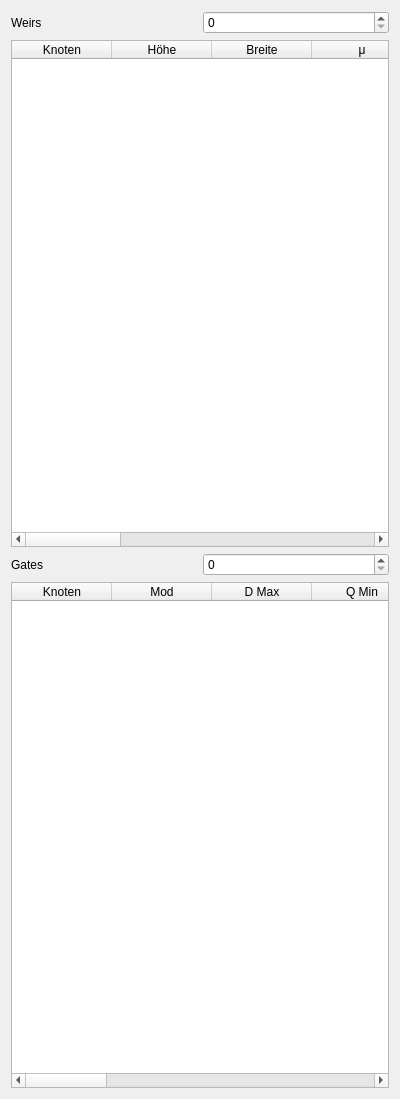
      <widget class="QWidget" name="page">
       <property name="geometry">
        <rect>
         <x>0</x>
         <y>0</y>
         <width>400</width>
         <height>1099</height>
        </rect>
       </property>
       <attribute name="label">
        <string>Wehre und Steuerbare Durchlässe</string>
       </attribute>
       <layout class="QGridLayout" name="gridLayout_30">
        <item row="4" column="0">
         <widget class="QLabel" name="label_41">
          <property name="text">
           <string>Gates</string>
          </property>
         </widget>
        </item>
        <item row="1" column="1">
         <widget class="QSpinBox" name="p_nweirs">
          <property name="maximum">
           <number>99999</number>
          </property>
         </widget>
        </item>
        <item row="1" column="0">
         <widget class="QLabel" name="label_40">
          <property name="text">
           <string>Weirs</string>
          </property>
         </widget>
        </item>
        <item row="2" column="0" colspan="2">
         <widget class="QTableWidget" name="p_weir_table">
          <property name="alternatingRowColors">
           <bool>true</bool>
          </property>
          <column>
           <property name="text">
            <string>Knoten</string>
           </property>
           <property name="toolTip">
            <string>Knoten Nummer</string>
           </property>
          </column>
          <column>
           <property name="text">
            <string>Höhe</string>
           </property>
           <property name="toolTip">
            <string>Höhe</string>
           </property>
          </column>
          <column>
           <property name="text">
            <string>Breite</string>
           </property>
           <property name="toolTip">
            <string>Breite</string>
           </property>
          </column>
          <column>
           <property name="text">
            <string>μ</string>
           </property>
           <property name="toolTip">
            <string>&lt;html&gt;&lt;head/&gt;&lt;body&gt;&lt;p&gt;μ &amp;lt;0: beliebiger Querschnitt&lt;/p&gt;&lt;p&gt;μ &amp;gt;0: Trapezquerschnitt mit Böschungsneigung links und rechts&lt;/p&gt;&lt;/body&gt;&lt;/html&gt;</string>
           </property>
          </column>
          <column>
           <property name="text">
            <string>wneil</string>
           </property>
           <property name="toolTip">
            <string>&lt;html&gt;&lt;head/&gt;&lt;body&gt;&lt;p&gt;wenn μ&amp;gt;0&lt;/p&gt;&lt;p&gt;&lt;br/&gt;&lt;/p&gt;&lt;p&gt;Trapezquerschnitt mit Böschungsneigung links&lt;/p&gt;&lt;/body&gt;&lt;/html&gt;</string>
           </property>
          </column>
          <column>
           <property name="text">
            <string>wneir</string>
           </property>
           <property name="toolTip">
            <string>&lt;html&gt;&lt;head/&gt;&lt;body&gt;&lt;p&gt;wenn μ&amp;gt;0&lt;/p&gt;&lt;p&gt;&lt;br/&gt;&lt;/p&gt;&lt;p&gt;Trapezquerschnitt mit Böschungsneigung rechts&lt;/p&gt;&lt;/body&gt;&lt;/html&gt;</string>
           </property>
          </column>
          <column>
           <property name="text">
            <string>iraus</string>
           </property>
           <property name="toolTip">
            <string>&lt;!DOCTYPE HTML PUBLIC &quot;-//W3C//DTD HTML 4.0//EN&quot; &quot;http://www.w3.org/TR/REC-html40/strict.dtd&quot;&gt;
&lt;html&gt;&lt;head&gt;&lt;meta name=&quot;qrichtext&quot; content=&quot;1&quot; /&gt;&lt;style type=&quot;text/css&quot;&gt;
p, li { white-space: pre-wrap; }
&lt;/style&gt;&lt;/head&gt;&lt;body style=&quot; font-family:'MS Shell Dlg 2'; font-size:8pt; font-weight:400; font-style:normal;&quot;&gt;
&lt;p style=&quot; margin-top:0px; margin-bottom:0px; margin-left:0px; margin-right:0px; -qt-block-indent:0; text-indent:0px;&quot;&gt;iraus = 0: Funktion ausgeschaltet&lt;/p&gt;
&lt;p style=&quot; margin-top:0px; margin-bottom:0px; margin-left:0px; margin-right:0px; -qt-block-indent:0; text-indent:0px;&quot;&gt;iraus = 1: &lt;span style=&quot; font-family:'Calibri,sans-serif';&quot;&gt;wird gesetzt, wenn das Wehr rausgeworfen werden darf (für den Fall ,dass es rückgestaut wird)&lt;/span&gt;&lt;/p&gt;&lt;/body&gt;&lt;/html&gt;</string>
           </property>
          </column>
          <column>
           <property name="text">
            <string>v2co</string>
           </property>
           <property name="toolTip">
            <string>&lt;html&gt;&lt;head/&gt;&lt;body&gt;&lt;p&gt;beiwert&lt;/p&gt;&lt;p&gt;&lt;br/&gt;&lt;/p&gt;&lt;/body&gt;&lt;/html&gt;</string>
           </property>
          </column>
          <column>
           <property name="text">
            <string>ccfak</string>
           </property>
           <property name="toolTip">
            <string>&lt;html&gt;&lt;head/&gt;&lt;body&gt;&lt;p&gt;wehr beiwert&lt;/p&gt;&lt;/body&gt;&lt;/html&gt;</string>
           </property>
          </column>
          <column>
           <property name="text">
            <string>HQ-Dat</string>
           </property>
           <property name="toolTip">
            <string>&lt;html&gt;&lt;head/&gt;&lt;body&gt;&lt;p&gt;Datei&lt;/p&gt;&lt;/body&gt;&lt;/html&gt;</string>
           </property>
          </column>
          <column>
           <property name="text">
            <string>View</string>
           </property>
          </column>
         </widget>
        </item>
        <item row="5" column="0" colspan="2">
         <widget class="QTableWidget" name="p_gate_table">
          <property name="alternatingRowColors">
           <bool>true</bool>
          </property>
          <column>
           <property name="text">
            <string>Knoten</string>
           </property>
          </column>
          <column>
           <property name="text">
            <string>Mod</string>
           </property>
           <property name="toolTip">
            <string>&lt;html&gt;&lt;head/&gt;&lt;body&gt;&lt;p&gt;Wenn Gate openning &amp;gt; Maximum Depth:&lt;/p&gt;&lt;p&gt;wenn Mod= 'N' wird Schützöffnung nachgeführt, so dass&lt;/p&gt;&lt;p&gt;das Schütz immer leicht eingetaucht ist.&lt;/p&gt;&lt;p&gt;wenn Mod= 'DE' wird QCHECK mit Energiedifferenz berechnet.&lt;/p&gt;&lt;p&gt;wenn Mod = 'DW' wird mit Wasserspiegeldifferenz gerechnet.&lt;/p&gt;&lt;/body&gt;&lt;/html&gt;</string>
           </property>
          </column>
          <column>
           <property name="text">
            <string>D Max</string>
           </property>
           <property name="toolTip">
            <string>&lt;html&gt;&lt;head/&gt;&lt;body&gt;&lt;p&gt;Maximale Durchlassöffnung für den ersten Durchlass [m], bleibt die Öffnung konstant, so ist dieser Wert mit negativem Vorzeichen anzugeben&lt;/p&gt;&lt;/body&gt;&lt;/html&gt;</string>
           </property>
          </column>
          <column>
           <property name="text">
            <string>Q Min</string>
           </property>
           <property name="toolTip">
            <string>&lt;html&gt;&lt;head/&gt;&lt;body&gt;&lt;p&gt;Q Min, &lt;/p&gt;&lt;p&gt;Default: 0.010&lt;/p&gt;&lt;/body&gt;&lt;/html&gt;</string>
           </property>
          </column>
          <column>
           <property name="text">
            <string>Q Max</string>
           </property>
           <property name="toolTip">
            <string>&lt;html&gt;&lt;head/&gt;&lt;body&gt;&lt;p&gt;Q Max,&lt;/p&gt;&lt;p&gt;Default: -0.010&lt;/p&gt;&lt;/body&gt;&lt;/html&gt;</string>
           </property>
          </column>
          <column>
           <property name="text">
            <string>Tol</string>
           </property>
           <property name="toolTip">
            <string>&lt;html&gt;&lt;head/&gt;&lt;body&gt;&lt;p&gt;Tol,&lt;/p&gt;&lt;p&gt;Default: 0.05&lt;/p&gt;&lt;/body&gt;&lt;/html&gt;</string>
           </property>
          </column>
          <column>
           <property name="text">
            <string>μ</string>
           </property>
           <property name="toolTip">
            <string>&lt;html&gt;&lt;head/&gt;&lt;body&gt;&lt;p&gt;mue,&lt;/p&gt;&lt;p&gt;Default: 0.75&lt;/p&gt;&lt;/body&gt;&lt;/html&gt;</string>
           </property>
          </column>
          <column>
           <property name="text">
            <string>Gatmin</string>
           </property>
           <property name="toolTip">
            <string>&lt;html&gt;&lt;head/&gt;&lt;body&gt;&lt;p&gt;Gatmin,&lt;/p&gt;&lt;p&gt;Default: 0.01&lt;/p&gt;&lt;/body&gt;&lt;/html&gt;</string>
           </property>
          </column>
          <column>
           <property name="text">
            <string>Gatwso</string>
           </property>
          </column>
          <column>
           <property name="text">
            <string>knwsOW</string>
           </property>
           <property name="toolTip">
            <string>Knoten Oberwasser</string>
           </property>
          </column>
          <column>
           <property name="text">
            <string>knwsUW</string>
           </property>
           <property name="toolTip">
            <string>Knoten Unterwasser</string>
           </property>
          </column>
          <column>
           <property name="text">
            <string>Datei</string>
           </property>
          </column>
          <column>
           <property name="text">
            <string>View</string>
           </property>
          </column>
         </widget>
        </item>
        <item row="4" column="1">
         <widget class="QSpinBox" name="p_ngates">
          <property name="maximum">
           <number>9999</number>
          </property>
         </widget>
        </item>
       </layout>
      </widget>
